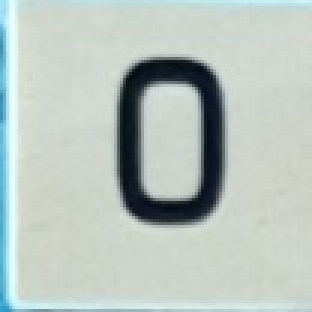
#> input picture imagini_generate/extras-cifre/00_02.jpg, 104 x 104 px, given in place of 01.jpg, which was not available (shown 3 times larger)
$ python all_squares_train_18_11_18_19_wh_1456.py
#> lines starting #> are read from the running program, lines starting #| are printed output that depends on the picture; pictures that were not available may be replaced by others from this repository, and a replacement may not be noted
import cv2 as cv
import numpy as np
import os

def show_image(fileout,image):
    image=cv.resize(image,(0,0),fx=0.3,fy=0.3)
    cv.imwrite(fileout, image)

def extract_playing_board(filepath, fileout):

#> called with filepath = 'imagini_auxiliare/01.jpg', fileout = 'imagini_generate/tabla_goala.jpg'
    image = cv.imread(filepath)
#> image is the input picture: shape (104, 104, 3); mean B, G, R 190.5, 196.6, 184.7

    show_image("Documentatie/poze/board_1.png", image)

    hsv_image = cv.cvtColor(image,cv.COLOR_BGR2HSV)
#> hsv_image: shape (104, 104, 3); mean H, S, V 65.1, 27.1, 198.2
    hsv_image[:,:,0] = (hsv_image[:,:,0] + 22) % 180
#> hsv_image: shape (104, 104, 3); mean H, S, V 87.1, 27.1, 198.2

    image_documentatie = cv.cvtColor(hsv_image, cv.COLOR_HSV2BGR)
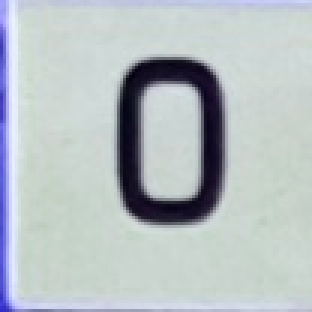
#> image_documentatie: shape (104, 104, 3) (shown 3 times larger); mean B, G, R 194.4, 191.5, 182.7
    show_image("Documentatie/poze/board_2.png", image_documentatie)

    threshold_image = cv.cvtColor(hsv_image, cv.COLOR_HSV2BGR)
    threshold_image = cv.cvtColor(threshold_image, cv.COLOR_BGR2GRAY)
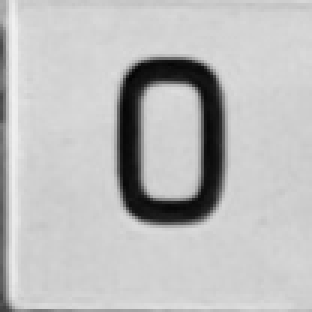
#> threshold_image: shape (104, 104) (shown 3 times larger); min 4, max 241, mean 189.1

    show_image("Documentatie/poze/board_3.png", threshold_image)

    #kernel = np.ones((2, 2), np.uint8)
    #threshold_image = cv.erode(threshold_image, kernel)

    kernel = np.ones((3,3), np.float32) / 9
    threshold_image = cv.filter2D(threshold_image,-1,kernel)

    show_image("Documentatie/poze/board_4.png", threshold_image)

    threshold_image[threshold_image < 165] = 0
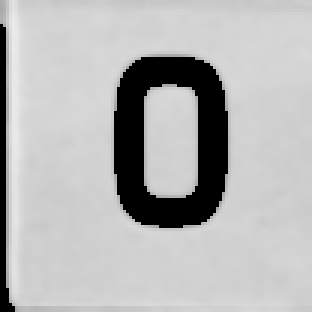
#> threshold_image: shape (104, 104) (shown 3 times larger); min 0, max 234, mean 179.7

    show_image("Documentatie/poze/board_5.png", threshold_image)
#> in show_image (call 5), `image=cv.resize(image,(0,0),fx=0.3,fy=0.3)`:
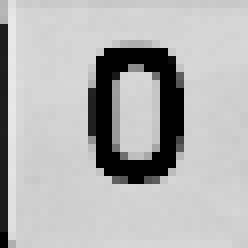
#> image: shape (31, 31) (shown 8 times larger); min 0, max 233, mean 179.1

    #threshold_image = cv.Canny(threshold_image, 0, 0)
    kernel = np.ones((15, 15), np.uint8)
    areas_image = cv.dilate(threshold_image, kernel)
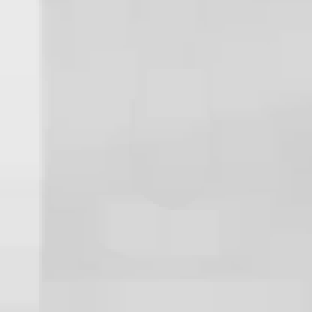
#> areas_image: shape (104, 104) (shown 3 times larger); min 207, max 234, mean 215.3

    show_image("Documentatie/poze/board_6.png", areas_image)

    contours, _ = cv.findContours(areas_image,  cv.RETR_EXTERNAL, cv.CHAIN_APPROX_SIMPLE)
#> contours = [[[0, 0], [0, 103], [103, 103], [103, 0]]]
    max_area = 0

    # TODO refactor
    for i in range(len(contours)):
        if(len(contours[i]) > 3):
            possible_top_left = None
            possible_bottom_right = None
            for point in contours[i].squeeze():
                if possible_top_left is None or point[0] + point[1] < possible_top_left[0] + possible_top_left[1]:
                    possible_top_left = point

                if possible_bottom_right is None or point[0] + point[1] > possible_bottom_right[0] + possible_bottom_right[1] :
                    possible_bottom_right = point

            diff = np.diff(contours[i].squeeze(), axis = 1)
            possible_top_right = contours[i].squeeze()[np.argmin(diff)]
            possible_bottom_left = contours[i].squeeze()[np.argmax(diff)]
            if cv.contourArea(np.array([[possible_top_left],[possible_top_right],[possible_bottom_right],[possible_bottom_left]])) > max_area:
                max_area = cv.contourArea(np.array([[possible_top_left],[possible_top_right],[possible_bottom_right],[possible_bottom_left]]))
                top_left = possible_top_left
                bottom_right = possible_bottom_right
                top_right = possible_top_right
                bottom_left = possible_bottom_left
#> this loop made 1 pass
#> (diff, max_area, bottom_right) on pass 1: ([0, 103, 0, -103], 10609, [103, 103])
#> after the loop, max_area = 10609

    width = 1456 # divizibil cu un patrat de 104x104
    height = 1456

    # because the upper left corner is shady, I hardcode the values for it

    top_left[0] = top_right[0] - width
    top_left[1] = bottom_left[1] - height

    puzzle = np.array([top_left, top_right, bottom_left, bottom_right], dtype= np.float32)
#> puzzle = [[-1353, -1353], [103, 0], [0, 103], [103, 103]]
    destination = np.array([[0,0], [width, 0], [0, height], [width, height]], dtype = np.float32)
    M = cv.getPerspectiveTransform(puzzle, destination)
#> M = [[4.95, -4.6, 473.3], [-4.6, 4.95, 473.3], [-0.00316, -0.00316, 1]]
    result = cv.warpPerspective(image, M, (width, height), flags = cv.INTER_LINEAR)
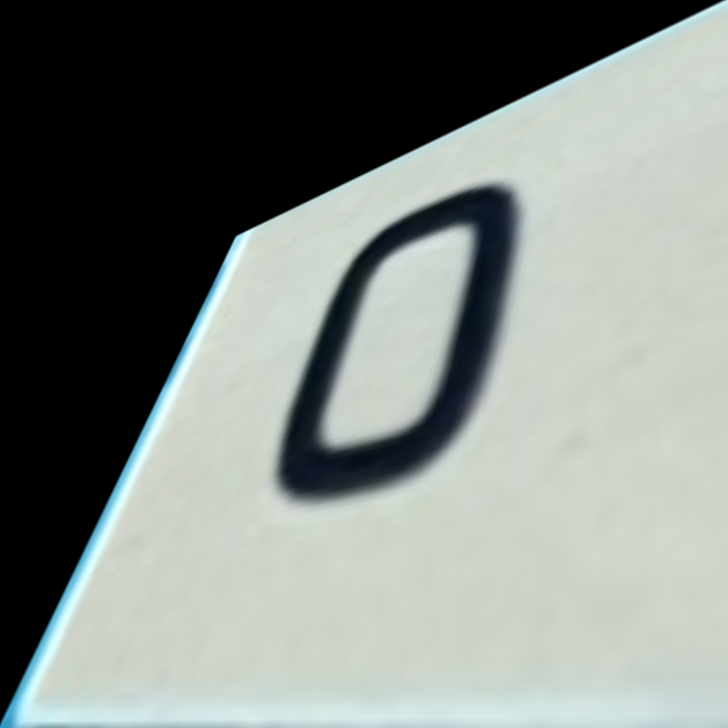
#> result: shape (1456, 1456, 3) (shown at 1/2 size); mean B, G, R 129.9, 134.9, 127.9

    # [15 lines of commented-out code are left out]

    show_image("Documentatie/poze/board_7.png", result)
#> in show_image (call 7), `image=cv.resize(image,(0,0),fx=0.3,fy=0.3)`:
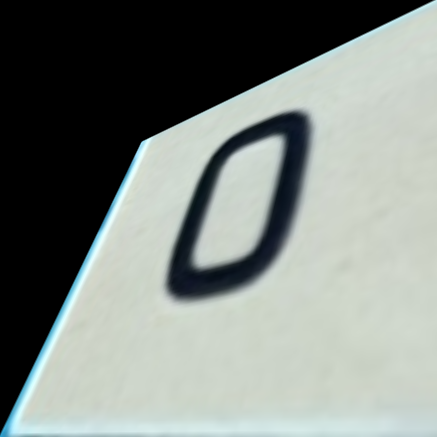
#> image: shape (437, 437, 3); mean of channels 0, 1, 2 130, 134.9, 128; drawn as B, G, R
    cv.imwrite(fileout, result)

files = ['01.jpg']
#print(files)

for file in files:
    if file[-3:] == 'jpg':
        image_path = f'imagini_auxiliare/{file}'
        print(image_path)
        image_out_path = f'imagini_generate/tabla_goala.jpg'

        extract_playing_board(image_path, image_out_path)

$ run again, on imagini_generate/extras-cifre/00_04.jpg
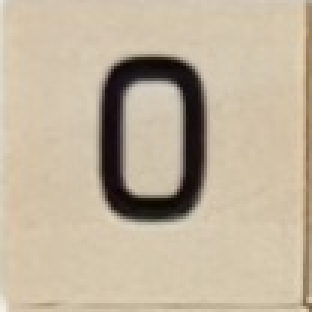
#> input picture imagini_generate/extras-cifre/00_04.jpg, 104 x 104 px, given in place of 01.jpg, which was not available (shown 3 times larger)
#> in extract_playing_board, image is the input picture: shape (104, 104, 3); mean B, G, R 157.1, 179.2, 193.2
#> image: shape (31, 31, 3)
#> image: shape (31, 31)
#> in extract_playing_board, `areas_image = cv.dilate(threshold_image, kernel)`:
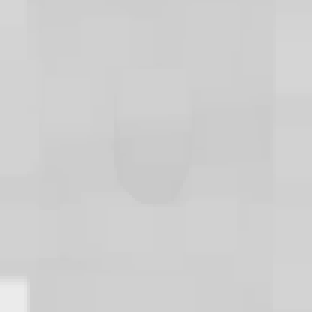
#> areas_image: shape (104, 104) (shown 3 times larger); min 200, max 235, mean 207.5
#> contours = [[[0, 0], [0, 103], [103, 103], [103, 0]]]
#> the loop in extract_playing_board, `for i in range(len(contours)):` made 1 pass
#> (diff, max_area, bottom_right) on pass 1: ([0, 103, 0, -103], 10609, [103, 103])
#> after the loop in extract_playing_board, `for i in range(len(contours)):`: max_area = 10609
#> puzzle = [[-1353, -1353], [103, 0], [0, 103], [103, 103]]
#> M = [[4.95, -4.6, 473.3], [-4.6, 4.95, 473.3], [-0.00316, -0.00316, 1]]
#> in show_image (call 7), `image=cv.resize(image,(0,0),fx=0.3,fy=0.3)`:
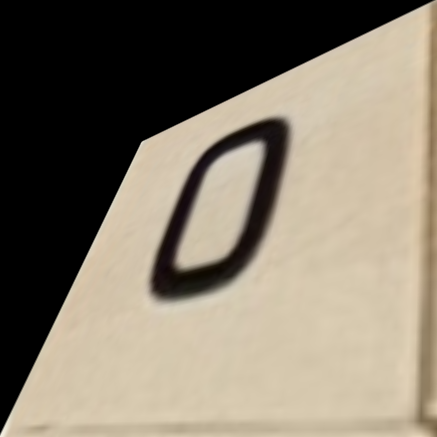
#> image: shape (437, 437, 3); mean of channels 0, 1, 2 107.4, 123.3, 133; drawn as B, G, R
